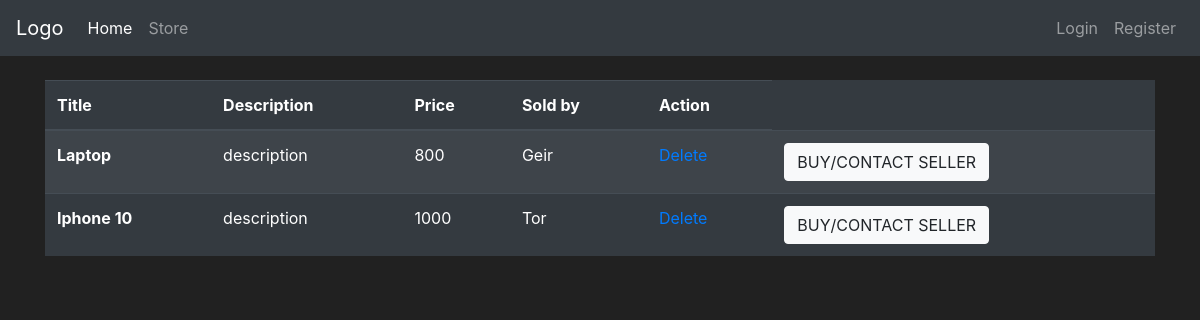
/owned_goods, run on an earlier commit of the app's database.
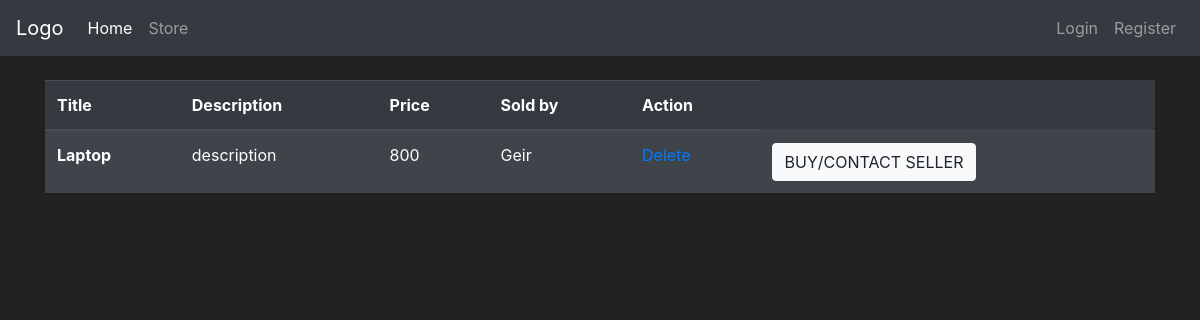
And on a later commit of the database.
### app_flask/models.py (models this page shows, shortened)
class User(db.Model, UserMixin):
    id = db.Column(db.Integer(), primary_key=True)
    username = db.Column(db.String(length=25), nullable=False, unique=True)
    email = db.Column(db.String(length=60), nullable=False, unique=True)
    password_hash = db.Column(db.String(length=60), nullable=False)
    profile_type = db.Column(db.Boolean(), nullable=False, default=False)
    cash = db.Column(db.Integer(), nullable=False, default=2000)
    date_created = db.Column(db.DateTime(), default=datetime.utcnow)
    goods = db.relationship('Goods', backref='goods_owned_by_user', lazy=True)
    store = db.relationship('Store', backref='store_owner', lazy=True)
    @property
    def password(self):
        return self.password

class Goods(db.Model):
    id = db.Column(db.Integer, primary_key=True)
    name = db.Column(db.String(30), unique=True, nullable=False)
    description = db.Column(db.String(70), unique=False, nullable=False)
    price = db.Column(db.Integer, unique=False, nullable=False)
    product_number = db.Column(db.String(length=6), nullable=False, unique=True)
    date_created = db.Column(db.DateTime(), default=datetime.utcnow)
    user_owner = db.Column(db.Integer(), db.ForeignKey('user.id'))
    store_owner = db.Column(db.Integer(), db.ForeignKey('store.id'))

### app_flask/routes.py (the view)
@app.route('/owned_goods', methods=['GET', 'POST'])
def show_owned_goods():
    db_goods = db.session.query(User, Goods).filter(User.id == Goods.user_owner).all()
    return render_template('showGoods.html', db_goods=db_goods)

### app_flask/templates/showGoods.html (shortened to what this page needs)
{% extends 'base.html' %}
{% block content %}
<div class="container">
    <br>
    <table class="table table-dark table-striped">
      <thead>
        <tr>
          <th scope="col">Title</th>
          <th scope="col">Description</th>
          <th scope="col">Price</th>
          <th scope="col">Sold by</th>
          <th scope="col">Action</th>
        </tr>
      </thead>
      <tbody>
      {%for users, goods in db_goods%}
        <tr>
          <th scope="row" class=".table-striped">
                {{ goods.name }}
            <br>
            </th>
          <td class=".table-striped">{{ goods.description}}</td>
          <td class=".table-striped">{{ goods.price}}</td>
          <td class=".table-striped">{{ users.username}}</td>
          <td class=".table-striped"><a href="{{ url_for('delete_goods', id=goods.id)}}">Delete</a></td>
          <td class=".table-striped"><button type="button" class="btn btn-light">BUY/CONTACT SELLER</button></td>
        </tr>
      {% endfor %}
      </tbody>
    </table>
</div>
{% endblock %}

### app_flask/templates/base.html (shortened to what this page needs)
<!doctype html>
<html lang="en">
   <head>
      <link rel="stylesheet" href="https://cdn.jsdelivr.net/npm/bootstrap@4.5.3/dist/css/bootstrap.min.css">
   </head>
   <body>
    <nav class="navbar navbar-expand-md navbar-dark bg-dark">
        <a class="navbar-brand" href="{{ url_for('home_page') }}">Logo</a>
        <div class="collapse navbar-collapse" id="navbarNav">
            <ul class="navbar-nav mr-auto">
                <li class="nav-item active">
                    <a class="nav-link" href="{{ url_for('home_page') }}">Home <span class="sr-only">(current)</span></a>
                </li>
                <li class="nav-item">
                    <a class="nav-link" href="{{ url_for('store_page') }}">Store</a>
                </li>
            </ul>
            {% if current_user.username=="Admin" %}
            <ul class="navbar-nav">
                <li class="nav-item">
                    <a class="nav-link" href="{{ url_for('show_users') }}">Users</a>
                </li>
                <li class="nav-item">
                    <a class="nav-link">{{ current_user.username }}</a>
                </li>
                <li class="nav-item">
                    <a class="nav-link" href="{{ url_for('logout_page') }}">logout</a>
                </li>
            </ul>
            {% else %}
            <ul class="navbar-nav">
                <li class="nav-item">
                    <a class="nav-link" href="{{ url_for('login_page')}}">Login</a>
                </li>
                <li class="nav-item">
                    <a class="nav-link" href="{{ url_for('register_user_page')}}">Register</a>
                </li>
            </ul>
            {% endif %}
        </div>
      </nav>
      {% block content %}
      {% endblock %}
   </body>
</html>

### app_flask/templates/base.html (style rules this page uses)
body { color: white; background-color: #212121; }

What changed in the data, as far as the page shows it:
no longer on this page (row edited): User: name "Iphone 10", description "description", price "1000", username "Tor"
